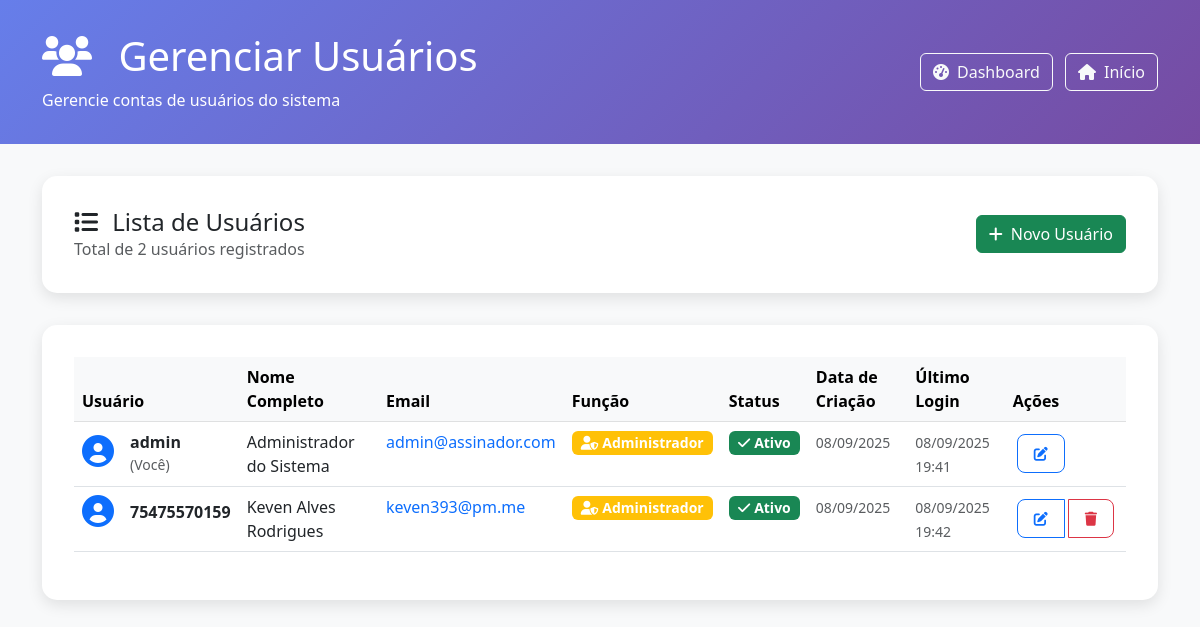
/admin/users (signed in), run on an earlier commit of the app's database.
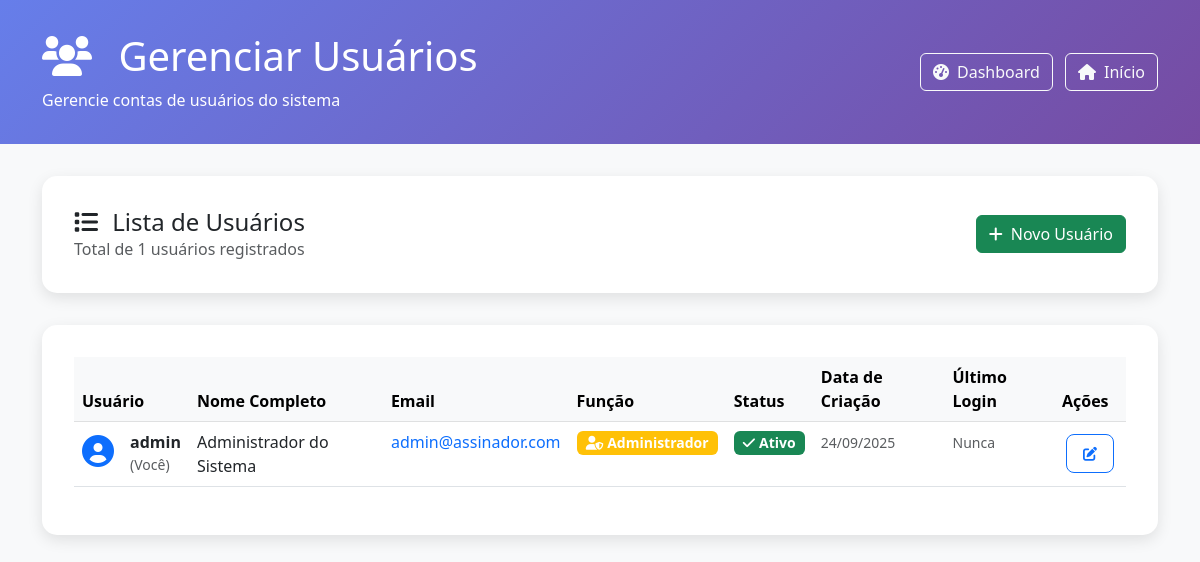
And on a later commit of the database.
### models.py (models this page shows, shortened)
class User(UserMixin, db.Model):
    __tablename__ = 'users'
    id = db.Column(db.Integer, primary_key=True)
    username = db.Column(db.String(80), unique=True, nullable=False)
    email = db.Column(db.String(120), unique=True, nullable=False)
    password_hash = db.Column(db.String(255), nullable=False)
    full_name = db.Column(db.String(120), nullable=False)
    role = db.Column(db.String(20), default='user')  # 'user' ou 'admin'
    is_active = db.Column(db.Boolean, default=True)
    created_at = db.Column(db.DateTime, default=datetime.now)
    last_login = db.Column(db.DateTime)
    must_change_password = db.Column(db.Boolean, default=False)
    signatures = db.relationship('Signature', backref='user', lazy=True)
    def is_admin(self):
        return self.role == 'admin'

### app.py (the view)
    @app.route('/admin/users')
    @admin_required
    def admin_users():
        users = User.query.all()
        return render_template('admin/users.html', users=users)

### auth.py (called while the page is built)
def admin_required(f):
    @wraps(f)
    def decorated_function(*args, **kwargs):
        if not current_user.is_authenticated:
            return redirect(url_for('login'))
        if not current_user.is_admin():
            flash('Acesso negado. Privilégios de administrador necessários.', 'error')
            return redirect(url_for('index'))
        return f(*args, **kwargs)
    return decorated_function

### templates/admin/users.html (shortened to what the changed rows need)
<!DOCTYPE html>
<html lang="pt-BR">
<head>
    <link href="https://cdn.jsdelivr.net/npm/bootstrap@5.3.0/dist/css/bootstrap.min.css" rel="stylesheet">
    <link href="https://cdnjs.cloudflare.com/ajax/libs/font-awesome/6.0.0/css/all.min.css" rel="stylesheet">
</head>
<body>
    <div class="admin-header">
        <div class="container">
            <div class="row align-items-center">
                <div class="col-md-8">
                    <h1 class="mb-2">
                        <i class="fas fa-users me-3"></i>
                        Gerenciar Usuários
                    </h1>
                </div>
            </div>
        </div>
    </div>
    <div class="container">
        <div class="users-card">
            <div class="row align-items-center">
                <div class="col-md-8">
                    <h4 class="mb-0">
                        <i class="fas fa-list me-2"></i>
                        Lista de Usuários
                    </h4>
                    <p class="text-muted mb-0">Total de {{ users|length }} usuários registrados</p>
                </div>
            </div>
        </div>
        <div class="users-card">
            <div class="table-responsive">
                <table class="table table-hover">
                    <thead class="table-light">
                        <tr>
                            <th>Usuário</th>
                            <th>Nome Completo</th>
                            <th>Email</th>
                            <th>Função</th>
                            <th>Status</th>
                            <th>Data de Criação</th>
                            <th>Último Login</th>
                            <th>Ações</th>
                        </tr>
                    </thead>
                    <tbody>
                        {% for user in users %}
                        <tr>
                            <td>
                                <div class="d-flex align-items-center">
                                    <div class="avatar-sm me-3">
                                        <i class="fas fa-user-circle fa-2x text-primary"></i>
                                    </div>
                                    <div>
                                        <strong>{{ user.username }}</strong>
                                        {% if user.id == current_user.id %}
                                            <small class="text-muted d-block">(Você)</small>
                                        {% endif %}
                                    </div>
                                </div>
                            </td>
                            <td>{{ user.full_name }}</td>
                            <td>
                                <a href="mailto:{{ user.email }}" class="text-decoration-none">
                                    {{ user.email }}
                                </a>
                            </td>
                            <td>
                                {% if user.role == 'admin' %}
                                    <span class="badge bg-warning role-badge">
                                        <i class="fas fa-user-shield me-1"></i>Administrador
                                    </span>
                                {% else %}
                                    <span class="badge bg-secondary role-badge">
                                        <i class="fas fa-user me-1"></i>Usuário
                                    </span>
                                {% endif %}
                            </td>
                            <td>
                                {% if user.is_active %}
                                    <span class="badge bg-success status-badge">
                                        <i class="fas fa-check me-1"></i>Ativo
                                    </span>
                                {% else %}
                                    <span class="badge bg-danger status-badge">
                                        <i class="fas fa-times me-1"></i>Inativo
                                    </span>
                                {% endif %}
                            </td>
                            <td>
                                <small class="text-muted">
                                    {{ user.created_at.strftime('%d/%m/%Y') }}
                                </small>
                            </td>
                            <td>
                                {% if user.last_login %}
                                    <small class="text-muted">
                                        {{ user.last_login.strftime('%d/%m/%Y %H:%M') }}
                                    </small>
                                {% else %}
                                    <small class="text-muted">Nunca</small>
                                {% endif %}
                            </td>
                            <td>
                                <div class="btn-group" role="group">
                                    <a href="{{ url_for('admin_edit_user', user_id=user.id) }}"
                                       class="btn btn-outline-primary btn-action"
                                       title="Editar">
                                        <i class="fas fa-edit"></i>
                                    </a>
                                    {% if user.id != current_user.id %}
                                        <button type="button"
                                                class="btn btn-outline-danger btn-action"
                                                title="Deletar"
                                                onclick="confirmDelete({{ user.id }}, '{{ user.username }}')">
                                            <i class="fas fa-trash"></i>
                                        </button>
                                    {% endif %}
                                </div>
                            </td>
                        </tr>
                        {% endfor %}
                    </tbody>
                </table>
            </div>
        </div>
    </div>
</body>
</html>

What changed in the data, as far as the page shows it:
removed User: username "75475570159", full_name "Keven Alves Rodrigues", email "keven393@pm.me", role "admin" (drawn), is_active True (drawn), created_at "08/09/2025", last_login "08/09/2025 19:42"
changed User "admin": created_at "08/09/2025" → "24/09/2025"; last_login "08/09/2025 19:41" → (not shown); now shows "Nunca"
Also different on the page:
{{ users|length }}: "2" → "1"
